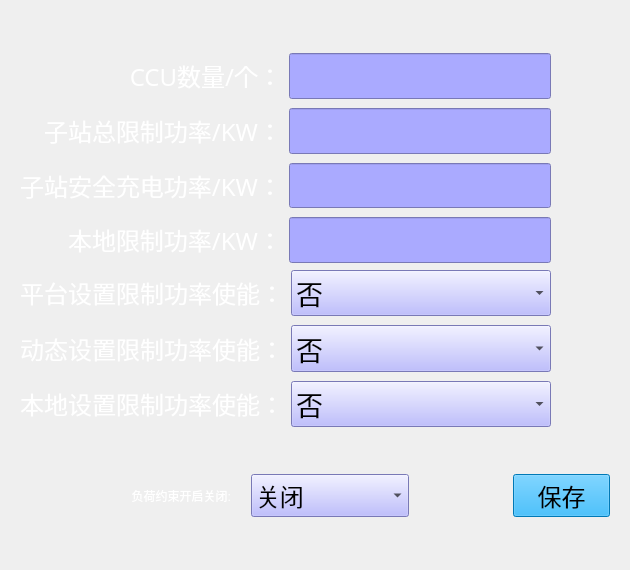
<?xml version="1.0" encoding="UTF-8"?>
<ui version="4.0">
 <class>LoadConstraintSet</class>
 <widget class="QWidget" name="LoadConstraintSet">
  <property name="geometry">
   <rect>
    <x>0</x>
    <y>0</y>
    <width>630</width>
    <height>570</height>
   </rect>
  </property>
  <property name="maximumSize">
   <size>
    <width>16777215</width>
    <height>16777215</height>
   </size>
  </property>
  <property name="windowTitle">
   <string>Form</string>
  </property>
  <property name="styleSheet">
   <string notr="true"/>
  </property>
  <layout class="QHBoxLayout" name="horizontalLayout_6">
   <property name="leftMargin">
    <number>0</number>
   </property>
   <property name="rightMargin">
    <number>0</number>
   </property>
   <item>
    <layout class="QVBoxLayout" name="verticalLayout_3" stretch="1,11,1">
     <property name="sizeConstraint">
      <enum>QLayout::SetMinAndMaxSize</enum>
     </property>
     <item>
      <spacer name="verticalSpacer_2">
       <property name="orientation">
        <enum>Qt::Vertical</enum>
       </property>
       <property name="sizeHint" stdset="0">
        <size>
         <width>20</width>
         <height>40</height>
        </size>
       </property>
      </spacer>
     </item>
     <item>
      <layout class="QHBoxLayout" name="horizontalLayout_5" stretch="1,30,1">
       <property name="sizeConstraint">
        <enum>QLayout::SetMinAndMaxSize</enum>
       </property>
       <item>
        <spacer name="horizontalSpacer_5">
         <property name="orientation">
          <enum>Qt::Horizontal</enum>
         </property>
         <property name="sizeHint" stdset="0">
          <size>
           <width>28</width>
           <height>20</height>
          </size>
         </property>
        </spacer>
       </item>
       <item>
        <layout class="QVBoxLayout" name="verticalLayout_2" stretch="9,1,1">
         <property name="sizeConstraint">
          <enum>QLayout::SetMinAndMaxSize</enum>
         </property>
         <item>
          <layout class="QHBoxLayout" name="horizontalLayout_2" stretch="9,1">
           <property name="sizeConstraint">
            <enum>QLayout::SetMinAndMaxSize</enum>
           </property>
           <item>
            <layout class="QVBoxLayout" name="verticalLayout" stretch="4,3">
             <property name="spacing">
              <number>7</number>
             </property>
             <property name="sizeConstraint">
              <enum>QLayout::SetMinAndMaxSize</enum>
             </property>
             <item>
              <layout class="QGridLayout" name="gridLayout" columnstretch="1,1">
               <property name="sizeConstraint">
                <enum>QLayout::SetMinAndMaxSize</enum>
               </property>
               <property name="verticalSpacing">
                <number>9</number>
               </property>
               <item row="0" column="0">
                <widget class="QLabel" name="labelCCUNumber">
                 <property name="font">
                  <font>
                   <family>Sans Serif</family>
                   <pointsize>18</pointsize>
                   <weight>50</weight>
                   <italic>false</italic>
                   <bold>false</bold>
                  </font>
                 </property>
                 <property name="styleSheet">
                  <string notr="true">font: 18pt &quot;Sans Serif&quot;;
color: rgb(255, 255, 255);</string>
                 </property>
                 <property name="text">
                  <string>CCU数量/个：</string>
                 </property>
                 <property name="alignment">
                  <set>Qt::AlignRight|Qt::AlignTrailing|Qt::AlignVCenter</set>
                 </property>
                </widget>
               </item>
               <item row="0" column="1">
                <widget class="LineEditKeyboard" name="lineEditCCUNumber">
                 <property name="enabled">
                  <bool>true</bool>
                 </property>
                 <property name="sizePolicy">
                  <sizepolicy hsizetype="Preferred" vsizetype="Preferred">
                   <horstretch>0</horstretch>
                   <verstretch>0</verstretch>
                  </sizepolicy>
                 </property>
                 <property name="minimumSize">
                  <size>
                   <width>0</width>
                   <height>0</height>
                  </size>
                 </property>
                 <property name="maximumSize">
                  <size>
                   <width>16777215</width>
                   <height>100</height>
                  </size>
                 </property>
                 <property name="font">
                  <font>
                   <family>Adobe Arabic</family>
                   <pointsize>16</pointsize>
                   <weight>50</weight>
                   <italic>false</italic>
                   <bold>false</bold>
                  </font>
                 </property>
                 <property name="styleSheet">
                  <string notr="true">font: 16pt &quot;Adobe Arabic&quot;;
background-color: rgb(170, 170, 255);</string>
                 </property>
                </widget>
               </item>
               <item row="1" column="0">
                <widget class="QLabel" name="labelStandTotalLimitedPower">
                 <property name="font">
                  <font>
                   <family>Sans Serif</family>
                   <pointsize>18</pointsize>
                   <weight>50</weight>
                   <italic>false</italic>
                   <bold>false</bold>
                  </font>
                 </property>
                 <property name="styleSheet">
                  <string notr="true">font: 18pt &quot;Sans Serif&quot;;
color: rgb(255, 255, 255);</string>
                 </property>
                 <property name="text">
                  <string>子站总限制功率/KW：</string>
                 </property>
                 <property name="alignment">
                  <set>Qt::AlignRight|Qt::AlignTrailing|Qt::AlignVCenter</set>
                 </property>
                </widget>
               </item>
               <item row="1" column="1">
                <widget class="LineEditKeyboard" name="lineEditStandTotalLimitedPower">
                 <property name="sizePolicy">
                  <sizepolicy hsizetype="Preferred" vsizetype="Preferred">
                   <horstretch>0</horstretch>
                   <verstretch>0</verstretch>
                  </sizepolicy>
                 </property>
                 <property name="maximumSize">
                  <size>
                   <width>16777215</width>
                   <height>100</height>
                  </size>
                 </property>
                 <property name="styleSheet">
                  <string notr="true">font: 16pt &quot;Adobe Arabic&quot;;
background-color: rgb(170, 170, 255);</string>
                 </property>
                </widget>
               </item>
               <item row="2" column="0">
                <widget class="QLabel" name="labelSafetyChargingPower">
                 <property name="font">
                  <font>
                   <family>Sans Serif</family>
                   <pointsize>18</pointsize>
                   <weight>50</weight>
                   <italic>false</italic>
                   <bold>false</bold>
                  </font>
                 </property>
                 <property name="styleSheet">
                  <string notr="true">font: 18pt &quot;Sans Serif&quot;;
color: rgb(255, 255, 255);</string>
                 </property>
                 <property name="text">
                  <string>子站安全充电功率/KW：</string>
                 </property>
                 <property name="alignment">
                  <set>Qt::AlignRight|Qt::AlignTrailing|Qt::AlignVCenter</set>
                 </property>
                </widget>
               </item>
               <item row="2" column="1">
                <widget class="LineEditKeyboard" name="lineEditSafetyChargingPower">
                 <property name="sizePolicy">
                  <sizepolicy hsizetype="Preferred" vsizetype="Preferred">
                   <horstretch>0</horstretch>
                   <verstretch>0</verstretch>
                  </sizepolicy>
                 </property>
                 <property name="maximumSize">
                  <size>
                   <width>16777215</width>
                   <height>100</height>
                  </size>
                 </property>
                 <property name="styleSheet">
                  <string notr="true">font: 16pt &quot;Adobe Arabic&quot;;
background-color: rgb(170, 170, 255);</string>
                 </property>
                </widget>
               </item>
               <item row="3" column="0">
                <widget class="QLabel" name="labelLocalLimitedPower">
                 <property name="font">
                  <font>
                   <family>Sans Serif</family>
                   <pointsize>18</pointsize>
                   <weight>50</weight>
                   <italic>false</italic>
                   <bold>false</bold>
                  </font>
                 </property>
                 <property name="styleSheet">
                  <string notr="true">font: 18pt &quot;Sans Serif&quot;;
color: rgb(255, 255, 255);</string>
                 </property>
                 <property name="text">
                  <string>本地限制功率/KW：</string>
                 </property>
                 <property name="alignment">
                  <set>Qt::AlignRight|Qt::AlignTrailing|Qt::AlignVCenter</set>
                 </property>
                </widget>
               </item>
               <item row="3" column="1">
                <widget class="LineEditKeyboard" name="lineEditLocalLimitedPower">
                 <property name="sizePolicy">
                  <sizepolicy hsizetype="Preferred" vsizetype="Preferred">
                   <horstretch>0</horstretch>
                   <verstretch>0</verstretch>
                  </sizepolicy>
                 </property>
                 <property name="maximumSize">
                  <size>
                   <width>16777215</width>
                   <height>100</height>
                  </size>
                 </property>
                 <property name="styleSheet">
                  <string notr="true">font: 16pt &quot;Adobe Arabic&quot;;
background-color: rgb(170, 170, 255);</string>
                 </property>
                </widget>
               </item>
              </layout>
             </item>
             <item>
              <layout class="QGridLayout" name="gridLayout_2" columnstretch="1,1">
               <property name="sizeConstraint">
                <enum>QLayout::SetMinAndMaxSize</enum>
               </property>
               <property name="verticalSpacing">
                <number>9</number>
               </property>
               <item row="0" column="0">
                <widget class="QLabel" name="labelPowerEnablingPlatform">
                 <property name="font">
                  <font>
                   <family>Sans Serif</family>
                   <pointsize>18</pointsize>
                   <weight>50</weight>
                   <italic>false</italic>
                   <bold>false</bold>
                  </font>
                 </property>
                 <property name="styleSheet">
                  <string notr="true">font: 18pt &quot;Sans Serif&quot;;
color: rgb(255, 255, 255);</string>
                 </property>
                 <property name="text">
                  <string>平台设置限制功率使能：</string>
                 </property>
                 <property name="alignment">
                  <set>Qt::AlignRight|Qt::AlignTrailing|Qt::AlignVCenter</set>
                 </property>
                </widget>
               </item>
               <item row="0" column="1">
                <widget class="QComboBox" name="comboBoxPowerEnablingPlatform">
                 <property name="minimumSize">
                  <size>
                   <width>0</width>
                   <height>30</height>
                  </size>
                 </property>
                 <property name="maximumSize">
                  <size>
                   <width>16777215</width>
                   <height>100</height>
                  </size>
                 </property>
                 <property name="font">
                  <font>
                   <pointsize>20</pointsize>
                  </font>
                 </property>
                 <property name="layoutDirection">
                  <enum>Qt::LeftToRight</enum>
                 </property>
                 <property name="styleSheet">
                  <string notr="true">background-color: rgb(170, 170, 255);</string>
                 </property>
                 <property name="maxVisibleItems">
                  <number>10</number>
                 </property>
                 <item>
                  <property name="text">
                   <string>否</string>
                  </property>
                 </item>
                 <item>
                  <property name="text">
                   <string>是</string>
                  </property>
                 </item>
                </widget>
               </item>
               <item row="1" column="0">
                <widget class="QLabel" name="labelDynamicSettingLimitsPower">
                 <property name="font">
                  <font>
                   <family>Sans Serif</family>
                   <pointsize>18</pointsize>
                   <weight>50</weight>
                   <italic>false</italic>
                   <bold>false</bold>
                  </font>
                 </property>
                 <property name="styleSheet">
                  <string notr="true">font: 18pt &quot;Sans Serif&quot;;
color: rgb(255, 255, 255);</string>
                 </property>
                 <property name="text">
                  <string>动态设置限制功率使能：</string>
                 </property>
                 <property name="alignment">
                  <set>Qt::AlignRight|Qt::AlignTrailing|Qt::AlignVCenter</set>
                 </property>
                </widget>
               </item>
               <item row="1" column="1">
                <widget class="QComboBox" name="comboBoxDynamicSettingLimitsPower">
                 <property name="minimumSize">
                  <size>
                   <width>0</width>
                   <height>30</height>
                  </size>
                 </property>
                 <property name="maximumSize">
                  <size>
                   <width>16777215</width>
                   <height>100</height>
                  </size>
                 </property>
                 <property name="font">
                  <font>
                   <pointsize>20</pointsize>
                  </font>
                 </property>
                 <property name="styleSheet">
                  <string notr="true">background-color: rgb(170, 170, 255);</string>
                 </property>
                 <item>
                  <property name="text">
                   <string>否</string>
                  </property>
                 </item>
                 <item>
                  <property name="text">
                   <string>是</string>
                  </property>
                 </item>
                </widget>
               </item>
               <item row="2" column="0">
                <widget class="QLabel" name="labelLocalSettingsLimitPower">
                 <property name="font">
                  <font>
                   <family>Sans Serif</family>
                   <pointsize>18</pointsize>
                   <weight>50</weight>
                   <italic>false</italic>
                   <bold>false</bold>
                  </font>
                 </property>
                 <property name="styleSheet">
                  <string notr="true">font: 18pt &quot;Sans Serif&quot;;
color: rgb(255, 255, 255);</string>
                 </property>
                 <property name="text">
                  <string>本地设置限制功率使能：</string>
                 </property>
                 <property name="alignment">
                  <set>Qt::AlignRight|Qt::AlignTrailing|Qt::AlignVCenter</set>
                 </property>
                </widget>
               </item>
               <item row="2" column="1">
                <widget class="QComboBox" name="comboBoxLocalSettingLimitsPower">
                 <property name="minimumSize">
                  <size>
                   <width>0</width>
                   <height>30</height>
                  </size>
                 </property>
                 <property name="maximumSize">
                  <size>
                   <width>16777215</width>
                   <height>100</height>
                  </size>
                 </property>
                 <property name="font">
                  <font>
                   <pointsize>20</pointsize>
                  </font>
                 </property>
                 <property name="layoutDirection">
                  <enum>Qt::LeftToRight</enum>
                 </property>
                 <property name="styleSheet">
                  <string notr="true">background-color: rgb(170, 170, 255);</string>
                 </property>
                 <item>
                  <property name="text">
                   <string>否</string>
                  </property>
                 </item>
                 <item>
                  <property name="text">
                   <string>是</string>
                  </property>
                 </item>
                </widget>
               </item>
              </layout>
             </item>
            </layout>
           </item>
           <item>
            <spacer name="horizontalSpacer_2">
             <property name="orientation">
              <enum>Qt::Horizontal</enum>
             </property>
             <property name="sizeHint" stdset="0">
              <size>
               <width>78</width>
               <height>20</height>
              </size>
             </property>
            </spacer>
           </item>
          </layout>
         </item>
         <item>
          <spacer name="verticalSpacer">
           <property name="orientation">
            <enum>Qt::Vertical</enum>
           </property>
           <property name="sizeType">
            <enum>QSizePolicy::Expanding</enum>
           </property>
           <property name="sizeHint" stdset="0">
            <size>
             <width>20</width>
             <height>18</height>
            </size>
           </property>
          </spacer>
         </item>
         <item>
          <layout class="QHBoxLayout" name="horizontalLayout_4" stretch="2,1">
           <property name="sizeConstraint">
            <enum>QLayout::SetMinAndMaxSize</enum>
           </property>
           <item>
            <layout class="QHBoxLayout" name="horizontalLayout" stretch="8,8,1,12">
             <property name="sizeConstraint">
              <enum>QLayout::SetMinAndMaxSize</enum>
             </property>
             <item>
              <spacer name="horizontalSpacer_3">
               <property name="orientation">
                <enum>Qt::Horizontal</enum>
               </property>
               <property name="sizeHint" stdset="0">
                <size>
                 <width>40</width>
                 <height>20</height>
                </size>
               </property>
              </spacer>
             </item>
             <item>
              <widget class="QLabel" name="labelLoadConstraintOpenOrClose">
               <property name="styleSheet">
                <string notr="true">font: 18pt &quot;Sans Serif&quot;;
color: rgb(255, 255, 255);</string>
               </property>
               <property name="text">
                <string>负荷约束开启关闭:</string>
               </property>
               <property name="alignment">
                <set>Qt::AlignRight|Qt::AlignTrailing|Qt::AlignVCenter</set>
               </property>
              </widget>
             </item>
             <item>
              <spacer name="horizontalSpacer_4">
               <property name="orientation">
                <enum>Qt::Horizontal</enum>
               </property>
               <property name="sizeHint" stdset="0">
                <size>
                 <width>40</width>
                 <height>20</height>
                </size>
               </property>
              </spacer>
             </item>
             <item>
              <widget class="QComboBox" name="comboBoxLoadConstraintOpenOrClose">
               <property name="sizePolicy">
                <sizepolicy hsizetype="Preferred" vsizetype="Preferred">
                 <horstretch>0</horstretch>
                 <verstretch>0</verstretch>
                </sizepolicy>
               </property>
               <property name="font">
                <font>
                 <pointsize>18</pointsize>
                </font>
               </property>
               <property name="styleSheet">
                <string notr="true">background-color: rgb(170, 170, 255);</string>
               </property>
               <item>
                <property name="text">
                 <string>关闭</string>
                </property>
               </item>
               <item>
                <property name="text">
                 <string>开启</string>
                </property>
               </item>
              </widget>
             </item>
            </layout>
           </item>
           <item>
            <layout class="QHBoxLayout" name="horizontalLayout_3" stretch="1,1">
             <property name="sizeConstraint">
              <enum>QLayout::SetMinAndMaxSize</enum>
             </property>
             <item>
              <spacer name="horizontalSpacer">
               <property name="orientation">
                <enum>Qt::Horizontal</enum>
               </property>
               <property name="sizeHint" stdset="0">
                <size>
                 <width>40</width>
                 <height>20</height>
                </size>
               </property>
              </spacer>
             </item>
             <item>
              <widget class="QPushButton" name="pushButton">
               <property name="focusPolicy">
                <enum>Qt::NoFocus</enum>
               </property>
               <property name="styleSheet">
                <string notr="true">QPushButton { background-color: rgb(0, 170, 255); color: rgb(0, 0, 0); } 
QPushButton:hover:pressed{ background-color: rgb(0,0,127); color:rgb(255, 255, 255);} 
QPushButton:hover:!pressed{ background-color: rgb(0, 170, 255); color: rgb(0, 0, 0); }
QPushButton {font: 18pt ; } </string>
               </property>
               <property name="text">
                <string>保存</string>
               </property>
              </widget>
             </item>
            </layout>
           </item>
          </layout>
         </item>
        </layout>
       </item>
       <item>
        <spacer name="horizontalSpacer_6">
         <property name="orientation">
          <enum>Qt::Horizontal</enum>
         </property>
         <property name="sizeHint" stdset="0">
          <size>
           <width>28</width>
           <height>20</height>
          </size>
         </property>
        </spacer>
       </item>
      </layout>
     </item>
     <item>
      <spacer name="verticalSpacer_3">
       <property name="orientation">
        <enum>Qt::Vertical</enum>
       </property>
       <property name="sizeHint" stdset="0">
        <size>
         <width>20</width>
         <height>40</height>
        </size>
       </property>
      </spacer>
     </item>
    </layout>
   </item>
  </layout>
 </widget>
 <customwidgets>
  <customwidget>
   <class>LineEditKeyboard</class>
   <extends>QLineEdit</extends>
   <header>LineEditKeyboard.h</header>
  </customwidget>
 </customwidgets>
 <resources/>
 <connections/>
</ui>
